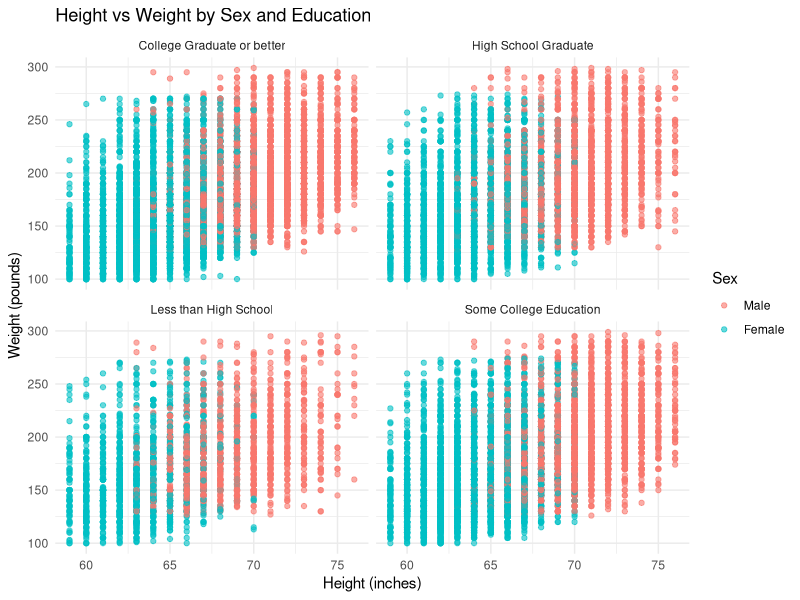
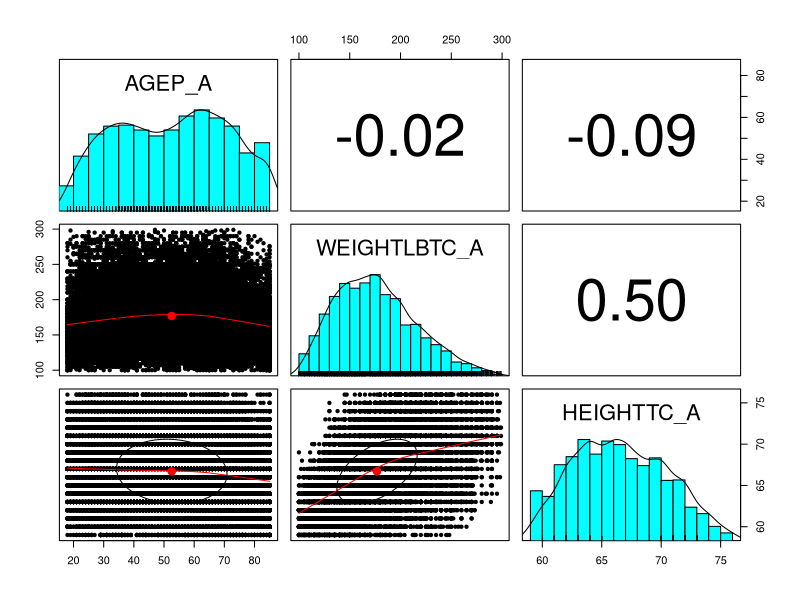

Write R code to recreate these figures, in order.
## ---- chunk 1
library(ggplot2)
library(psych)
## ---- chunk 2
nhis_clean <- read.csv("Data/nhis_clean.csv")
## ---- chunk 3
ggplot(nhis_clean, aes(
  x = HEIGHTTC_A,
  y = WEIGHTLBTC_A,
  color = factor(SEX_A, levels = c(1, 2), labels = c("Male", "Female"))
)) +
  geom_point(alpha = 0.6) +
  facet_wrap(~ EDUCP_A) +
  labs(
    title = "Height vs Weight by Sex and Education",
    x = "Height (inches)",
    y = "Weight (pounds)",
    color = "Sex"
  ) +
  theme_minimal()
## ---- chunk 4
pairs.panels(
  nhis_clean[, c("AGEP_A", "WEIGHTLBTC_A", "HEIGHTTC_A")]
)
